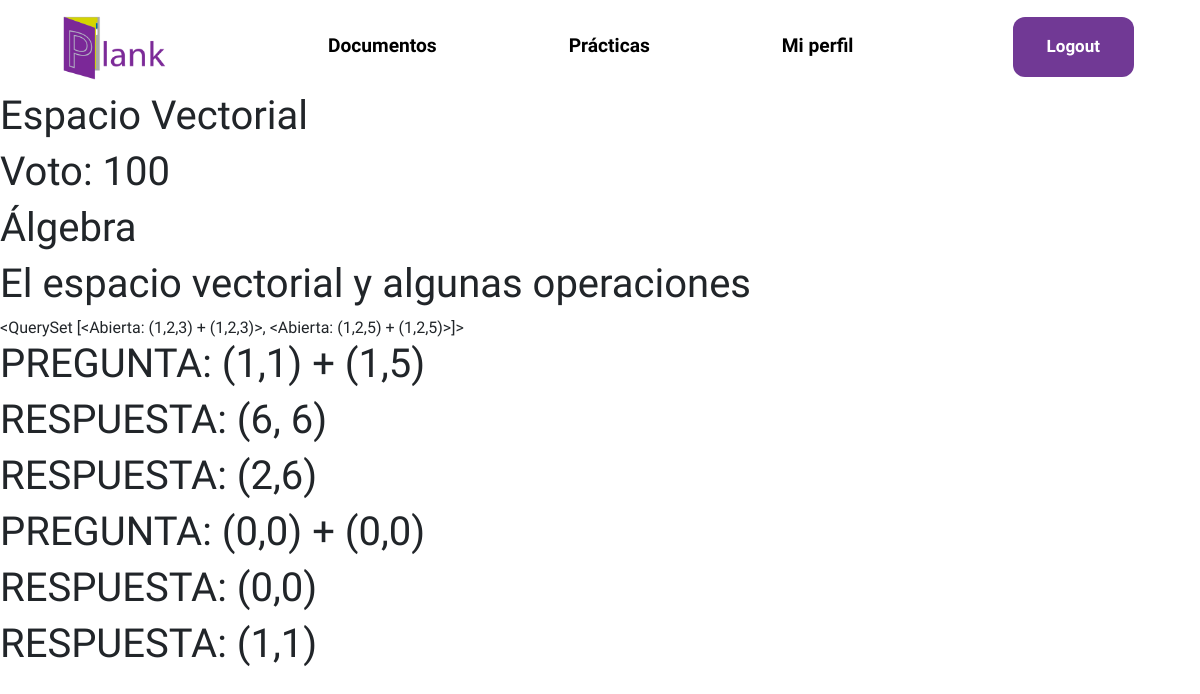
The page /practica/5/ (signed in) on the database its author committed.
### usuario/models.py (models this page shows, shortened)
class Herramienta(models.Model):
    user = models.ForeignKey(User,null = True, on_delete=models.SET_NULL)
    filtro = models.CharField(choices = ELECCION_TEMAS, max_length=50, default=('Matemáticas',('Álgebra','Álgebra')))
    titulo = models.CharField(max_length=100, blank=False,default='')
    descripcion = models.CharField(max_length=100, blank= False)
    visible = models.BooleanField(default=True)
    voto = models.IntegerField(default=0)
    class Meta:
        abstract = True

class Practica(Herramienta):
    def get_preguntas_abiertas(self):
        preguntas_abiertas = Abierta.objects.filter(practica = self)
        return preguntas_abiertas
    def get_preguntas_cerradas(self):
        preguntas_cerradas = Cerrada.objects.filter(practica = self)
        return preguntas_cerradas

class Pregunta(models.Model):
    practica = models.ForeignKey(Practica,null=True,on_delete=models.SET_NULL)
    planteamiento = models.CharField(blank=False, max_length=100)
    def __str__(self) -> str:
        return self.planteamiento
    class Meta:
        abstract = True

class Abierta(Pregunta):
    respuesta = models.CharField(max_length=100,blank=False)

class Cerrada(Pregunta):
    def get_respuestas(self):
        respuestas = RespuestaCerrada.objects.filter(id_pregunta = self)
        return respuestas

class RespuestaCerrada(models.Model):
    es_correcta = models.BooleanField(default=False)
    id_pregunta = models.ForeignKey(Cerrada,null=True,on_delete=models.SET_NULL)
    respuesta = models.CharField(blank=False, max_length=100)

### core/views.py (the view)
# urls.py: path("practica/<int:id>/", views.practica, name="practica"),
@login_required
def practica(request, id):
    practica = Practica.objects.get(id=id)
    preguntasAbiertas = practica.get_preguntas_abiertas()
    preguntasCerradas = practica.get_preguntas_cerradas()
    return render(request, "core/practica.html", {
        'practica':practica,
        'abiertas':preguntasAbiertas,
        'cerradas':preguntasCerradas,
        })

### core/templates/core/practica.html (shortened to what this page needs)
{% extends 'core/layout.html' %}
{% load static %}
{% block body %}
    <h1>{{ practica.titulo }}</h1>
    <h1>Voto: {{ practica.voto }}</h1>
    <h1>{{ practica.filtro }}</h1>
    <h1>{{ practica.descripcion }}</h1>
    <div>
        {{ abiertas }}
    </div>
    <div>
        {% for cerrada in cerradas %}
            <div>
                <h1>PREGUNTA: {{ cerrada }} </h1>
                {% for respuesta in cerrada.get_respuestas %}
                    <div>
                       <h1>RESPUESTA: {{ respuesta.respuesta }}</h1>
                    </div>
                {% endfor %}
            </div>
        {% endfor %}
    </div>
{% endblock body %}

### core/static/core/stylesheet.css (style rules this page uses)
* { font-family: 'Asap', sans-serif; }

### rows shown on the page
Practica: titulo "Espacio Vectorial", voto "100", filtro "Álgebra", descripcion "El espacio vectorial y algunas operaciones"
Abierta: planteamiento.planteamiento "<QuerySet [<Abierta: (1,2,3) + (1,2,3)>, <Abierta: (1,2,5) + (1,2,5)>]>"
Cerrada: planteamiento "(1,1) + (1,5)"
RespuestaCerrada: respuesta "(6, 6)"
RespuestaCerrada: respuesta "(2,6)"
Cerrada: planteamiento "(0,0) + (0,0)"
RespuestaCerrada: respuesta "(0,0)"
RespuestaCerrada: respuesta "(1,1)"
